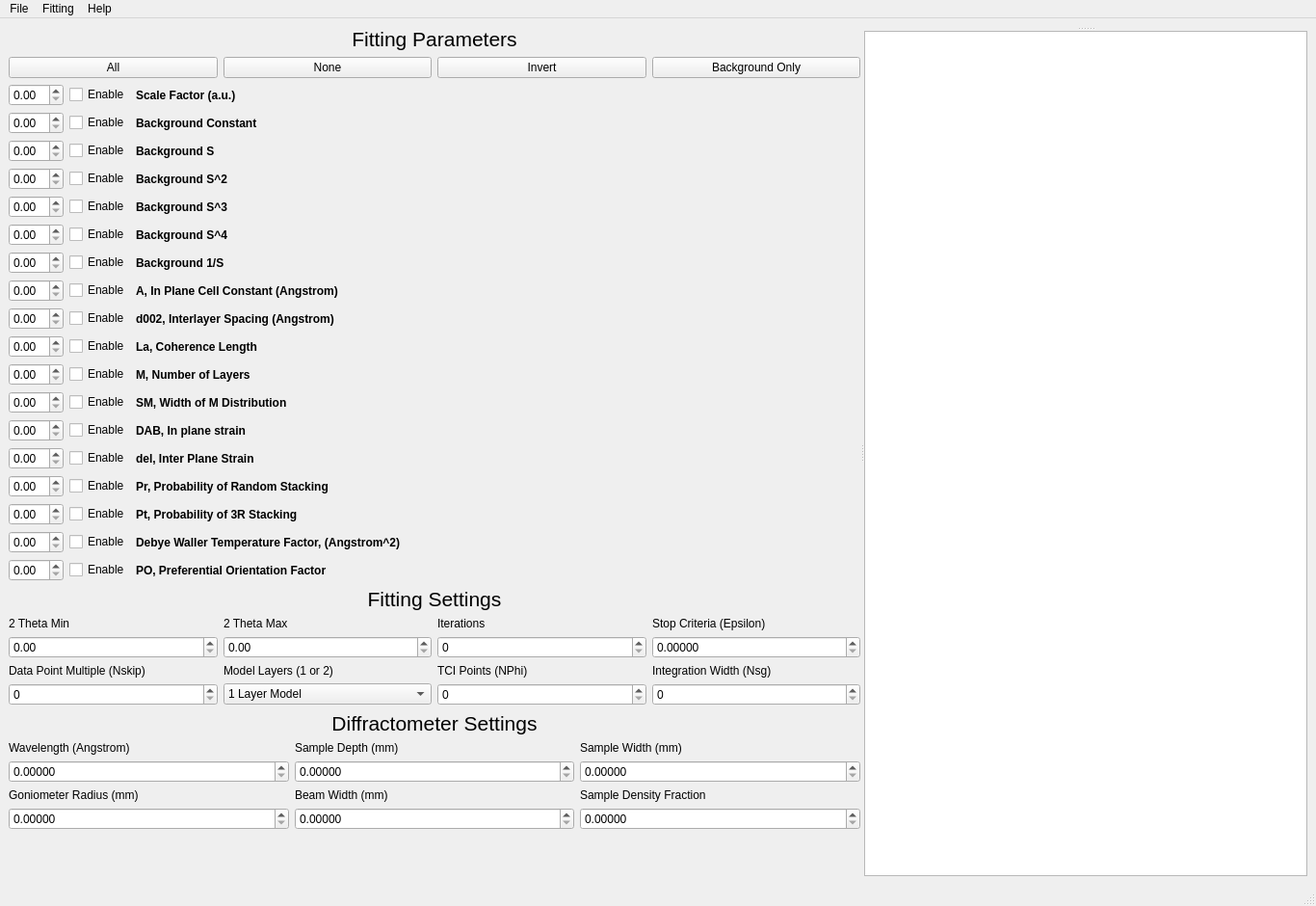
<?xml version="1.0" encoding="UTF-8"?>
<ui version="4.0">
 <class>MainWindow</class>
 <widget class="QMainWindow" name="MainWindow">
  <property name="geometry">
   <rect>
    <x>0</x>
    <y>0</y>
    <width>1366</width>
    <height>940</height>
   </rect>
  </property>
  <property name="sizePolicy">
   <sizepolicy hsizetype="Preferred" vsizetype="Preferred">
    <horstretch>0</horstretch>
    <verstretch>0</verstretch>
   </sizepolicy>
  </property>
  <property name="windowTitle">
   <string>MainWindow</string>
  </property>
  <widget class="QWidget" name="centralwidget">
   <layout class="QGridLayout" name="gridLayout">
    <item row="0" column="0">
     <widget class="QSplitter" name="splitter_2">
      <property name="sizePolicy">
       <sizepolicy hsizetype="MinimumExpanding" vsizetype="Preferred">
        <horstretch>0</horstretch>
        <verstretch>0</verstretch>
       </sizepolicy>
      </property>
      <property name="orientation">
       <enum>Qt::Horizontal</enum>
      </property>
      <property name="childrenCollapsible">
       <bool>false</bool>
      </property>
      <widget class="QWidget" name="layoutWidget">
       <layout class="QVBoxLayout" name="left_side">
        <item>
         <widget class="QLabel" name="label_fitting_params">
          <property name="font">
           <font>
            <pointsize>16</pointsize>
           </font>
          </property>
          <property name="text">
           <string>Fitting Parameters</string>
          </property>
          <property name="alignment">
           <set>Qt::AlignCenter</set>
          </property>
         </widget>
        </item>
        <item>
         <layout class="QHBoxLayout" name="parameter_select_buttons">
          <item>
           <widget class="QPushButton" name="enable_all_button">
            <property name="sizePolicy">
             <sizepolicy hsizetype="Preferred" vsizetype="Preferred">
              <horstretch>0</horstretch>
              <verstretch>0</verstretch>
             </sizepolicy>
            </property>
            <property name="toolTip">
             <string>Enable all parameters.</string>
            </property>
            <property name="text">
             <string>All</string>
            </property>
           </widget>
          </item>
          <item>
           <widget class="QPushButton" name="enable_none_button">
            <property name="sizePolicy">
             <sizepolicy hsizetype="Preferred" vsizetype="Preferred">
              <horstretch>0</horstretch>
              <verstretch>0</verstretch>
             </sizepolicy>
            </property>
            <property name="toolTip">
             <string>Disable all parameters.</string>
            </property>
            <property name="text">
             <string>None</string>
            </property>
           </widget>
          </item>
          <item>
           <widget class="QPushButton" name="enable_invert_button">
            <property name="sizePolicy">
             <sizepolicy hsizetype="Preferred" vsizetype="Preferred">
              <horstretch>0</horstretch>
              <verstretch>0</verstretch>
             </sizepolicy>
            </property>
            <property name="toolTip">
             <string>Invert currently enabled/disabled parameters.</string>
            </property>
            <property name="text">
             <string>Invert</string>
            </property>
           </widget>
          </item>
          <item>
           <widget class="QPushButton" name="enable_bg_button">
            <property name="toolTip">
             <string>Enable only background parameters</string>
            </property>
            <property name="text">
             <string>Background Only</string>
            </property>
           </widget>
          </item>
         </layout>
        </item>
        <item>
         <layout class="QGridLayout" name="fitting_parameters_list">
          <item row="12" column="0">
           <widget class="QDoubleSpinBox" name="param_09">
            <property name="sizePolicy">
             <sizepolicy hsizetype="Preferred" vsizetype="MinimumExpanding">
              <horstretch>0</horstretch>
              <verstretch>0</verstretch>
             </sizepolicy>
            </property>
            <property name="minimumSize">
             <size>
              <width>0</width>
              <height>20</height>
             </size>
            </property>
            <property name="toolTip">
             <string>&lt;i&gt;L&lt;sub&gt;a&lt;/sub&gt;&lt;/i&gt; - in-plane coherence length (Angstrom)</string>
            </property>
           </widget>
          </item>
          <item row="13" column="0">
           <widget class="QDoubleSpinBox" name="param_10">
            <property name="sizePolicy">
             <sizepolicy hsizetype="Preferred" vsizetype="MinimumExpanding">
              <horstretch>0</horstretch>
              <verstretch>0</verstretch>
             </sizepolicy>
            </property>
            <property name="minimumSize">
             <size>
              <width>0</width>
              <height>20</height>
             </size>
            </property>
            <property name="toolTip">
             <string>&lt;i&gt;M&lt;/i&gt; - Total number of layers.</string>
            </property>
           </widget>
          </item>
          <item row="19" column="0">
           <widget class="QDoubleSpinBox" name="param_16">
            <property name="sizePolicy">
             <sizepolicy hsizetype="Preferred" vsizetype="MinimumExpanding">
              <horstretch>0</horstretch>
              <verstretch>0</verstretch>
             </sizepolicy>
            </property>
            <property name="minimumSize">
             <size>
              <width>0</width>
              <height>20</height>
             </size>
            </property>
            <property name="toolTip">
             <string>Debye Waller Temperature Factor, (Angstrom^2)</string>
            </property>
           </widget>
          </item>
          <item row="14" column="0">
           <widget class="QDoubleSpinBox" name="param_11">
            <property name="sizePolicy">
             <sizepolicy hsizetype="Preferred" vsizetype="MinimumExpanding">
              <horstretch>0</horstretch>
              <verstretch>0</verstretch>
             </sizepolicy>
            </property>
            <property name="minimumSize">
             <size>
              <width>0</width>
              <height>20</height>
             </size>
            </property>
            <property name="toolTip">
             <string>&lt;i&gt;SM&lt;/i&gt; - Width of the M distribution</string>
            </property>
           </widget>
          </item>
          <item row="15" column="0">
           <widget class="QDoubleSpinBox" name="param_12">
            <property name="sizePolicy">
             <sizepolicy hsizetype="Preferred" vsizetype="MinimumExpanding">
              <horstretch>0</horstretch>
              <verstretch>0</verstretch>
             </sizepolicy>
            </property>
            <property name="minimumSize">
             <size>
              <width>0</width>
              <height>20</height>
             </size>
            </property>
            <property name="toolTip">
             <string>&lt;i&gt;D&lt;sub&gt;ab&lt;/sub&gt;&lt;/i&gt; - in-plane strain</string>
            </property>
           </widget>
          </item>
          <item row="5" column="2">
           <widget class="QCheckBox" name="param_enable_02">
            <property name="text">
             <string>Enable</string>
            </property>
           </widget>
          </item>
          <item row="6" column="2">
           <widget class="QCheckBox" name="param_enable_03">
            <property name="text">
             <string>Enable</string>
            </property>
           </widget>
          </item>
          <item row="8" column="0">
           <widget class="QDoubleSpinBox" name="param_05">
            <property name="sizePolicy">
             <sizepolicy hsizetype="Preferred" vsizetype="MinimumExpanding">
              <horstretch>0</horstretch>
              <verstretch>0</verstretch>
             </sizepolicy>
            </property>
            <property name="minimumSize">
             <size>
              <width>0</width>
              <height>20</height>
             </size>
            </property>
            <property name="toolTip">
             <string>Background S**4 factor (BG = Z + A*S + B*S^2 + C*S^3 + &lt;b&gt;D&lt;/b&gt;*S^4 + F/S)</string>
            </property>
           </widget>
          </item>
          <item row="9" column="0">
           <widget class="QDoubleSpinBox" name="param_06">
            <property name="sizePolicy">
             <sizepolicy hsizetype="Preferred" vsizetype="MinimumExpanding">
              <horstretch>0</horstretch>
              <verstretch>0</verstretch>
             </sizepolicy>
            </property>
            <property name="minimumSize">
             <size>
              <width>0</width>
              <height>20</height>
             </size>
            </property>
            <property name="toolTip">
             <string>Background inverse factor. (BG = Z + AS + BS^2 + CS^3 + D*S^4 + &lt;b&gt;F&lt;/b&gt;/S)</string>
            </property>
           </widget>
          </item>
          <item row="11" column="0">
           <widget class="QDoubleSpinBox" name="param_08">
            <property name="sizePolicy">
             <sizepolicy hsizetype="Preferred" vsizetype="MinimumExpanding">
              <horstretch>0</horstretch>
              <verstretch>0</verstretch>
             </sizepolicy>
            </property>
            <property name="minimumSize">
             <size>
              <width>0</width>
              <height>20</height>
             </size>
            </property>
            <property name="toolTip">
             <string>&lt;i&gt;d&lt;sub&gt;002&lt;/sub&gt;&lt;/i&gt; interlayer spacing (Angstrom)</string>
            </property>
           </widget>
          </item>
          <item row="15" column="2">
           <widget class="QCheckBox" name="param_enable_12">
            <property name="text">
             <string>Enable</string>
            </property>
           </widget>
          </item>
          <item row="18" column="4">
           <widget class="QLabel" name="param_label_15">
            <property name="minimumSize">
             <size>
              <width>0</width>
              <height>16</height>
             </size>
            </property>
            <property name="font">
             <font>
              <weight>75</weight>
              <bold>true</bold>
             </font>
            </property>
            <property name="text">
             <string>Pt, Probability of 3R Stacking</string>
            </property>
           </widget>
          </item>
          <item row="20" column="4">
           <widget class="QLabel" name="param_label_17">
            <property name="minimumSize">
             <size>
              <width>0</width>
              <height>16</height>
             </size>
            </property>
            <property name="font">
             <font>
              <weight>75</weight>
              <bold>true</bold>
             </font>
            </property>
            <property name="text">
             <string>PO, Preferential Orientation Factor</string>
            </property>
           </widget>
          </item>
          <item row="17" column="4">
           <widget class="QLabel" name="param_label_14">
            <property name="minimumSize">
             <size>
              <width>0</width>
              <height>16</height>
             </size>
            </property>
            <property name="font">
             <font>
              <weight>75</weight>
              <bold>true</bold>
             </font>
            </property>
            <property name="text">
             <string>Pr, Probability of Random Stacking</string>
            </property>
           </widget>
          </item>
          <item row="14" column="4">
           <widget class="QLabel" name="param_label_11">
            <property name="minimumSize">
             <size>
              <width>0</width>
              <height>16</height>
             </size>
            </property>
            <property name="font">
             <font>
              <weight>75</weight>
              <bold>true</bold>
             </font>
            </property>
            <property name="text">
             <string>SM, Width of M Distribution</string>
            </property>
           </widget>
          </item>
          <item row="12" column="4">
           <widget class="QLabel" name="param_label_09">
            <property name="minimumSize">
             <size>
              <width>0</width>
              <height>16</height>
             </size>
            </property>
            <property name="font">
             <font>
              <weight>75</weight>
              <bold>true</bold>
             </font>
            </property>
            <property name="text">
             <string>La, Coherence Length</string>
            </property>
           </widget>
          </item>
          <item row="6" column="4">
           <widget class="QLabel" name="param_label_03">
            <property name="minimumSize">
             <size>
              <width>0</width>
              <height>16</height>
             </size>
            </property>
            <property name="font">
             <font>
              <weight>75</weight>
              <bold>true</bold>
             </font>
            </property>
            <property name="text">
             <string>Background S^2</string>
            </property>
           </widget>
          </item>
          <item row="13" column="4">
           <widget class="QLabel" name="param_label_10">
            <property name="minimumSize">
             <size>
              <width>0</width>
              <height>16</height>
             </size>
            </property>
            <property name="font">
             <font>
              <weight>75</weight>
              <bold>true</bold>
             </font>
            </property>
            <property name="text">
             <string>M, Number of Layers</string>
            </property>
           </widget>
          </item>
          <item row="5" column="4">
           <widget class="QLabel" name="param_label_02">
            <property name="minimumSize">
             <size>
              <width>0</width>
              <height>16</height>
             </size>
            </property>
            <property name="font">
             <font>
              <weight>75</weight>
              <bold>true</bold>
             </font>
            </property>
            <property name="text">
             <string>Background S</string>
            </property>
           </widget>
          </item>
          <item row="4" column="4">
           <widget class="QLabel" name="param_label_01">
            <property name="minimumSize">
             <size>
              <width>0</width>
              <height>16</height>
             </size>
            </property>
            <property name="font">
             <font>
              <weight>75</weight>
              <bold>true</bold>
             </font>
            </property>
            <property name="text">
             <string>Background Constant</string>
            </property>
           </widget>
          </item>
          <item row="12" column="2">
           <widget class="QCheckBox" name="param_enable_09">
            <property name="text">
             <string>Enable</string>
            </property>
           </widget>
          </item>
          <item row="13" column="2">
           <widget class="QCheckBox" name="param_enable_10">
            <property name="text">
             <string>Enable</string>
            </property>
           </widget>
          </item>
          <item row="17" column="2">
           <widget class="QCheckBox" name="param_enable_14">
            <property name="text">
             <string>Enable</string>
            </property>
           </widget>
          </item>
          <item row="4" column="2">
           <widget class="QCheckBox" name="param_enable_01">
            <property name="text">
             <string>Enable</string>
            </property>
           </widget>
          </item>
          <item row="16" column="2">
           <widget class="QCheckBox" name="param_enable_13">
            <property name="text">
             <string>Enable</string>
            </property>
           </widget>
          </item>
          <item row="18" column="2">
           <widget class="QCheckBox" name="param_enable_15">
            <property name="text">
             <string>Enable</string>
            </property>
           </widget>
          </item>
          <item row="3" column="0">
           <widget class="QDoubleSpinBox" name="param_00">
            <property name="sizePolicy">
             <sizepolicy hsizetype="Preferred" vsizetype="MinimumExpanding">
              <horstretch>0</horstretch>
              <verstretch>0</verstretch>
             </sizepolicy>
            </property>
            <property name="minimumSize">
             <size>
              <width>0</width>
              <height>20</height>
             </size>
            </property>
            <property name="toolTip">
             <string>Multiplicative scaling factor for the diffraction pattern.</string>
            </property>
           </widget>
          </item>
          <item row="20" column="2">
           <widget class="QCheckBox" name="param_enable_17">
            <property name="text">
             <string>Enable</string>
            </property>
           </widget>
          </item>
          <item row="10" column="0">
           <widget class="QDoubleSpinBox" name="param_07">
            <property name="sizePolicy">
             <sizepolicy hsizetype="Preferred" vsizetype="MinimumExpanding">
              <horstretch>0</horstretch>
              <verstretch>0</verstretch>
             </sizepolicy>
            </property>
            <property name="minimumSize">
             <size>
              <width>0</width>
              <height>20</height>
             </size>
            </property>
            <property name="toolTip">
             <string>&lt;i&gt;a&lt;/i&gt; direction lattice constant.</string>
            </property>
           </widget>
          </item>
          <item row="16" column="0">
           <widget class="QDoubleSpinBox" name="param_13">
            <property name="sizePolicy">
             <sizepolicy hsizetype="Preferred" vsizetype="MinimumExpanding">
              <horstretch>0</horstretch>
              <verstretch>0</verstretch>
             </sizepolicy>
            </property>
            <property name="minimumSize">
             <size>
              <width>0</width>
              <height>20</height>
             </size>
            </property>
            <property name="toolTip">
             <string>&lt;i&gt;Del&lt;/i&gt; - inter plane strain per layer</string>
            </property>
           </widget>
          </item>
          <item row="17" column="0">
           <widget class="QDoubleSpinBox" name="param_14">
            <property name="sizePolicy">
             <sizepolicy hsizetype="Preferred" vsizetype="MinimumExpanding">
              <horstretch>0</horstretch>
              <verstretch>0</verstretch>
             </sizepolicy>
            </property>
            <property name="minimumSize">
             <size>
              <width>0</width>
              <height>20</height>
             </size>
            </property>
            <property name="toolTip">
             <string>&lt;i&gt;Pr&lt;/i&gt; - probability of random stacking per layer. Must be between 0 and 1.</string>
            </property>
           </widget>
          </item>
          <item row="20" column="0">
           <widget class="QDoubleSpinBox" name="param_17">
            <property name="sizePolicy">
             <sizepolicy hsizetype="Preferred" vsizetype="MinimumExpanding">
              <horstretch>0</horstretch>
              <verstretch>0</verstretch>
             </sizepolicy>
            </property>
            <property name="minimumSize">
             <size>
              <width>0</width>
              <height>20</height>
             </size>
            </property>
            <property name="toolTip">
             <string>&lt;i&gt;PO&lt;/i&gt; Preferential orientation factor</string>
            </property>
           </widget>
          </item>
          <item row="18" column="0">
           <widget class="QDoubleSpinBox" name="param_15">
            <property name="sizePolicy">
             <sizepolicy hsizetype="Preferred" vsizetype="MinimumExpanding">
              <horstretch>0</horstretch>
              <verstretch>0</verstretch>
             </sizepolicy>
            </property>
            <property name="minimumSize">
             <size>
              <width>0</width>
              <height>20</height>
             </size>
            </property>
            <property name="toolTip">
             <string>&lt;i&gt;g&lt;/i&gt; - Fraction of low strain carbon in 1 layer model. OR &lt;i&gt;Pt&lt;/i&gt; - probability of 3R stacking in 2 layer model. Must be between 0 and 1.</string>
            </property>
           </widget>
          </item>
          <item row="9" column="4">
           <widget class="QLabel" name="param_label_06">
            <property name="minimumSize">
             <size>
              <width>0</width>
              <height>16</height>
             </size>
            </property>
            <property name="font">
             <font>
              <weight>75</weight>
              <bold>true</bold>
             </font>
            </property>
            <property name="text">
             <string>Background 1/S</string>
            </property>
           </widget>
          </item>
          <item row="8" column="4">
           <widget class="QLabel" name="param_label_05">
            <property name="minimumSize">
             <size>
              <width>0</width>
              <height>16</height>
             </size>
            </property>
            <property name="font">
             <font>
              <weight>75</weight>
              <bold>true</bold>
             </font>
            </property>
            <property name="text">
             <string>Background S^4</string>
            </property>
           </widget>
          </item>
          <item row="7" column="4">
           <widget class="QLabel" name="param_label_04">
            <property name="minimumSize">
             <size>
              <width>0</width>
              <height>16</height>
             </size>
            </property>
            <property name="font">
             <font>
              <weight>75</weight>
              <bold>true</bold>
             </font>
            </property>
            <property name="text">
             <string>Background S^3</string>
            </property>
           </widget>
          </item>
          <item row="11" column="4">
           <widget class="QLabel" name="param_label_08">
            <property name="minimumSize">
             <size>
              <width>0</width>
              <height>16</height>
             </size>
            </property>
            <property name="font">
             <font>
              <weight>75</weight>
              <bold>true</bold>
             </font>
            </property>
            <property name="text">
             <string>d002, Interlayer Spacing (Angstrom)</string>
            </property>
           </widget>
          </item>
          <item row="15" column="4">
           <widget class="QLabel" name="param_label_12">
            <property name="minimumSize">
             <size>
              <width>0</width>
              <height>16</height>
             </size>
            </property>
            <property name="font">
             <font>
              <weight>75</weight>
              <bold>true</bold>
             </font>
            </property>
            <property name="text">
             <string>DAB, In plane strain</string>
            </property>
           </widget>
          </item>
          <item row="10" column="4">
           <widget class="QLabel" name="param_label_07">
            <property name="minimumSize">
             <size>
              <width>0</width>
              <height>16</height>
             </size>
            </property>
            <property name="font">
             <font>
              <weight>75</weight>
              <bold>true</bold>
             </font>
            </property>
            <property name="text">
             <string>A, In Plane Cell Constant (Angstrom)</string>
            </property>
           </widget>
          </item>
          <item row="19" column="4">
           <widget class="QLabel" name="param_label_16">
            <property name="minimumSize">
             <size>
              <width>0</width>
              <height>16</height>
             </size>
            </property>
            <property name="font">
             <font>
              <weight>75</weight>
              <bold>true</bold>
             </font>
            </property>
            <property name="text">
             <string>Debye Waller Temperature Factor, (Angstrom^2)</string>
            </property>
           </widget>
          </item>
          <item row="16" column="4">
           <widget class="QLabel" name="param_label_13">
            <property name="minimumSize">
             <size>
              <width>0</width>
              <height>16</height>
             </size>
            </property>
            <property name="font">
             <font>
              <weight>75</weight>
              <bold>true</bold>
             </font>
            </property>
            <property name="text">
             <string>del, Inter Plane Strain</string>
            </property>
           </widget>
          </item>
          <item row="3" column="4">
           <widget class="QLabel" name="param_label_00">
            <property name="sizePolicy">
             <sizepolicy hsizetype="MinimumExpanding" vsizetype="Preferred">
              <horstretch>0</horstretch>
              <verstretch>0</verstretch>
             </sizepolicy>
            </property>
            <property name="minimumSize">
             <size>
              <width>0</width>
              <height>16</height>
             </size>
            </property>
            <property name="font">
             <font>
              <weight>75</weight>
              <bold>true</bold>
             </font>
            </property>
            <property name="text">
             <string>Scale Factor (a.u.)</string>
            </property>
           </widget>
          </item>
          <item row="5" column="0">
           <widget class="QDoubleSpinBox" name="param_02">
            <property name="sizePolicy">
             <sizepolicy hsizetype="Preferred" vsizetype="MinimumExpanding">
              <horstretch>0</horstretch>
              <verstretch>0</verstretch>
             </sizepolicy>
            </property>
            <property name="minimumSize">
             <size>
              <width>0</width>
              <height>20</height>
             </size>
            </property>
            <property name="toolTip">
             <string>Background linear factor. (BG = Z + &lt;b&gt;A&lt;/b&gt;*S + B*S^2 + C*S^3 + D*S^4 + F/S)</string>
            </property>
           </widget>
          </item>
          <item row="6" column="0">
           <widget class="QDoubleSpinBox" name="param_03">
            <property name="sizePolicy">
             <sizepolicy hsizetype="Preferred" vsizetype="MinimumExpanding">
              <horstretch>0</horstretch>
              <verstretch>0</verstretch>
             </sizepolicy>
            </property>
            <property name="minimumSize">
             <size>
              <width>0</width>
              <height>20</height>
             </size>
            </property>
            <property name="toolTip">
             <string>Background quadratic factor. (BG = Z + A*S + &lt;b&gt;B&lt;/b&gt;*S^2 + C*S^3 + D*S^4 + F/S)</string>
            </property>
           </widget>
          </item>
          <item row="7" column="0">
           <widget class="QDoubleSpinBox" name="param_04">
            <property name="sizePolicy">
             <sizepolicy hsizetype="Preferred" vsizetype="MinimumExpanding">
              <horstretch>0</horstretch>
              <verstretch>0</verstretch>
             </sizepolicy>
            </property>
            <property name="minimumSize">
             <size>
              <width>0</width>
              <height>20</height>
             </size>
            </property>
            <property name="toolTip">
             <string>Background cubic factor. (BG = Z + A*S + B*S^2 + &lt;b&gt;C&lt;/b&gt;*S^3 + D*S^4 + F/S)</string>
            </property>
           </widget>
          </item>
          <item row="11" column="2">
           <widget class="QCheckBox" name="param_enable_08">
            <property name="text">
             <string>Enable</string>
            </property>
           </widget>
          </item>
          <item row="3" column="2">
           <widget class="QCheckBox" name="param_enable_00">
            <property name="text">
             <string>Enable</string>
            </property>
           </widget>
          </item>
          <item row="19" column="2">
           <widget class="QCheckBox" name="param_enable_16">
            <property name="text">
             <string>Enable</string>
            </property>
           </widget>
          </item>
          <item row="4" column="0">
           <widget class="QDoubleSpinBox" name="param_01">
            <property name="sizePolicy">
             <sizepolicy hsizetype="Preferred" vsizetype="MinimumExpanding">
              <horstretch>0</horstretch>
              <verstretch>0</verstretch>
             </sizepolicy>
            </property>
            <property name="minimumSize">
             <size>
              <width>0</width>
              <height>20</height>
             </size>
            </property>
            <property name="toolTip">
             <string>Background constant factor. (BG = &lt;b&gt;Z&lt;/b&gt; + A*S + B*S^2 + C*S^3 + D*S^4 + F/S)</string>
            </property>
           </widget>
          </item>
          <item row="14" column="2">
           <widget class="QCheckBox" name="param_enable_11">
            <property name="text">
             <string>Enable</string>
            </property>
           </widget>
          </item>
          <item row="7" column="2">
           <widget class="QCheckBox" name="param_enable_04">
            <property name="text">
             <string>Enable</string>
            </property>
           </widget>
          </item>
          <item row="9" column="2">
           <widget class="QCheckBox" name="param_enable_06">
            <property name="text">
             <string>Enable</string>
            </property>
           </widget>
          </item>
          <item row="10" column="2">
           <widget class="QCheckBox" name="param_enable_07">
            <property name="text">
             <string>Enable</string>
            </property>
           </widget>
          </item>
          <item row="8" column="2">
           <widget class="QCheckBox" name="param_enable_05">
            <property name="text">
             <string>Enable</string>
            </property>
           </widget>
          </item>
         </layout>
        </item>
        <item>
         <widget class="QLabel" name="label_fitting_settings">
          <property name="sizePolicy">
           <sizepolicy hsizetype="Minimum" vsizetype="Preferred">
            <horstretch>0</horstretch>
            <verstretch>0</verstretch>
           </sizepolicy>
          </property>
          <property name="font">
           <font>
            <pointsize>16</pointsize>
            <weight>50</weight>
            <bold>false</bold>
           </font>
          </property>
          <property name="text">
           <string>Fitting Settings</string>
          </property>
          <property name="alignment">
           <set>Qt::AlignCenter</set>
          </property>
         </widget>
        </item>
        <item>
         <layout class="QGridLayout" name="fitting_settings_list">
          <item row="2" column="0">
           <widget class="QLabel" name="label_5">
            <property name="text">
             <string>Data Point Multiple (Nskip)</string>
            </property>
           </widget>
          </item>
          <item row="1" column="0">
           <widget class="QDoubleSpinBox" name="theta_min_value">
            <property name="toolTip">
             <string>Start refinement angle.</string>
            </property>
            <property name="maximum">
             <double>180.000000000000000</double>
            </property>
            <property name="singleStep">
             <double>0.100000000000000</double>
            </property>
           </widget>
          </item>
          <item row="1" column="3">
           <widget class="QDoubleSpinBox" name="epsilon">
            <property name="toolTip">
             <string>Smallest Chi^2 change before stopping.</string>
            </property>
            <property name="decimals">
             <number>5</number>
            </property>
           </widget>
          </item>
          <item row="1" column="2">
           <widget class="QSpinBox" name="iterations">
            <property name="toolTip">
             <string>Maximum number of iterations.</string>
            </property>
            <property name="maximum">
             <number>9999</number>
            </property>
           </widget>
          </item>
          <item row="0" column="0">
           <widget class="QLabel" name="theta_min_label">
            <property name="text">
             <string>2 Theta Min</string>
            </property>
           </widget>
          </item>
          <item row="2" column="3">
           <widget class="QLabel" name="label_8">
            <property name="text">
             <string>Integration Width (Nsg)</string>
            </property>
           </widget>
          </item>
          <item row="0" column="3">
           <widget class="QLabel" name="label_4">
            <property name="text">
             <string>Stop Criteria (Epsilon)</string>
            </property>
           </widget>
          </item>
          <item row="3" column="1">
           <widget class="QComboBox" name="number_layers">
            <property name="toolTip">
             <string>1 or 2 layer model - 1 layer for disordered, 2 layers for graphitic.</string>
            </property>
            <item>
             <property name="text">
              <string>1 Layer Model</string>
             </property>
            </item>
            <item>
             <property name="text">
              <string>2 Layer Model</string>
             </property>
            </item>
           </widget>
          </item>
          <item row="0" column="1">
           <widget class="QLabel" name="theta_max_label">
            <property name="text">
             <string>2 Theta Max</string>
            </property>
           </widget>
          </item>
          <item row="3" column="0">
           <widget class="QSpinBox" name="nskip">
            <property name="toolTip">
             <string>Use every n-th point for calculation.</string>
            </property>
           </widget>
          </item>
          <item row="2" column="1">
           <widget class="QLabel" name="label_6">
            <property name="text">
             <string>Model Layers (1 or 2)</string>
            </property>
           </widget>
          </item>
          <item row="1" column="1">
           <widget class="QDoubleSpinBox" name="theta_max_value">
            <property name="toolTip">
             <string>End refinement angle.</string>
            </property>
            <property name="maximum">
             <double>180.000000000000000</double>
            </property>
            <property name="singleStep">
             <double>0.100000000000000</double>
            </property>
           </widget>
          </item>
          <item row="0" column="2">
           <widget class="QLabel" name="label_3">
            <property name="text">
             <string>Iterations</string>
            </property>
           </widget>
          </item>
          <item row="3" column="3">
           <widget class="QSpinBox" name="n_sg">
            <property name="toolTip">
             <string>Number of half-widths of Bragg rods to calculate tangent cylinder integral with. Recommended: &gt; 3</string>
            </property>
           </widget>
          </item>
          <item row="3" column="2">
           <widget class="QSpinBox" name="n_phi">
            <property name="toolTip">
             <string>Number of points to include in the tangent cylinder integral.</string>
            </property>
           </widget>
          </item>
          <item row="2" column="2">
           <widget class="QLabel" name="label_7">
            <property name="text">
             <string>TCI Points (NPhi)</string>
            </property>
           </widget>
          </item>
         </layout>
        </item>
        <item>
         <widget class="QLabel" name="label_diffractometer_settings">
          <property name="font">
           <font>
            <pointsize>16</pointsize>
           </font>
          </property>
          <property name="text">
           <string>Diffractometer Settings</string>
          </property>
          <property name="alignment">
           <set>Qt::AlignCenter</set>
          </property>
         </widget>
        </item>
        <item>
         <layout class="QGridLayout" name="diffractometer_settings_list">
          <item row="0" column="1">
           <widget class="QLabel" name="sample_depth_label">
            <property name="text">
             <string>Sample Depth (mm)</string>
            </property>
           </widget>
          </item>
          <item row="2" column="2">
           <widget class="QLabel" name="sample_density_label">
            <property name="text">
             <string>Sample Density Fraction</string>
            </property>
           </widget>
          </item>
          <item row="0" column="0">
           <widget class="QLabel" name="wavelength_label">
            <property name="text">
             <string>Wavelength (Angstrom)</string>
            </property>
           </widget>
          </item>
          <item row="0" column="2">
           <widget class="QLabel" name="sample_width_label">
            <property name="text">
             <string>Sample Width (mm)</string>
            </property>
           </widget>
          </item>
          <item row="2" column="1">
           <widget class="QLabel" name="beam_width_label">
            <property name="text">
             <string>Beam Width (mm)</string>
            </property>
           </widget>
          </item>
          <item row="1" column="1">
           <widget class="QDoubleSpinBox" name="sample_depth">
            <property name="decimals">
             <number>5</number>
            </property>
            <property name="maximum">
             <double>9999.000000000000000</double>
            </property>
           </widget>
          </item>
          <item row="1" column="0">
           <widget class="QDoubleSpinBox" name="wavelength">
            <property name="decimals">
             <number>5</number>
            </property>
            <property name="maximum">
             <double>9999.000000000000000</double>
            </property>
           </widget>
          </item>
          <item row="2" column="0">
           <widget class="QLabel" name="goniometer_radius_label">
            <property name="text">
             <string>Goniometer Radius (mm)</string>
            </property>
           </widget>
          </item>
          <item row="3" column="1">
           <widget class="QDoubleSpinBox" name="beam_width">
            <property name="decimals">
             <number>5</number>
            </property>
            <property name="maximum">
             <double>9999.000000000000000</double>
            </property>
           </widget>
          </item>
          <item row="1" column="2">
           <widget class="QDoubleSpinBox" name="sample_width">
            <property name="decimals">
             <number>5</number>
            </property>
            <property name="maximum">
             <double>9999.000000000000000</double>
            </property>
           </widget>
          </item>
          <item row="3" column="0">
           <widget class="QDoubleSpinBox" name="goniometer_radius">
            <property name="decimals">
             <number>5</number>
            </property>
            <property name="maximum">
             <double>9999.000000000000000</double>
            </property>
           </widget>
          </item>
          <item row="3" column="2">
           <widget class="QDoubleSpinBox" name="sample_density">
            <property name="decimals">
             <number>5</number>
            </property>
            <property name="maximum">
             <double>9999.000000000000000</double>
            </property>
            <property name="singleStep">
             <double>0.010000000000000</double>
            </property>
           </widget>
          </item>
         </layout>
        </item>
        <item>
         <spacer name="verticalSpacer">
          <property name="orientation">
           <enum>Qt::Vertical</enum>
          </property>
          <property name="sizeHint" stdset="0">
           <size>
            <width>20</width>
            <height>40</height>
           </size>
          </property>
         </spacer>
        </item>
       </layout>
      </widget>
      <widget class="QSplitter" name="splitter">
       <property name="sizePolicy">
        <sizepolicy hsizetype="Expanding" vsizetype="Expanding">
         <horstretch>0</horstretch>
         <verstretch>0</verstretch>
        </sizepolicy>
       </property>
       <property name="orientation">
        <enum>Qt::Vertical</enum>
       </property>
       <property name="childrenCollapsible">
        <bool>false</bool>
       </property>
       <widget class="QWidget" name="layoutWidget">
        <layout class="QVBoxLayout" name="mplvl"/>
       </widget>
       <widget class="QTextBrowser" name="console">
        <property name="sizePolicy">
         <sizepolicy hsizetype="Expanding" vsizetype="Minimum">
          <horstretch>2</horstretch>
          <verstretch>0</verstretch>
         </sizepolicy>
        </property>
        <property name="toolTip">
         <string>Enable only background parameters.</string>
        </property>
       </widget>
      </widget>
     </widget>
    </item>
   </layout>
  </widget>
  <widget class="QMenuBar" name="menubar">
   <property name="geometry">
    <rect>
     <x>0</x>
     <y>0</y>
     <width>1366</width>
     <height>21</height>
    </rect>
   </property>
   <property name="nativeMenuBar">
    <bool>false</bool>
   </property>
   <widget class="QMenu" name="menu_file">
    <property name="title">
     <string>File</string>
    </property>
    <widget class="QMenu" name="menu_category_import">
     <property name="title">
      <string>Import</string>
     </property>
     <addaction name="menu_import_carboninp"/>
     <addaction name="menu_import_fittingparams"/>
     <addaction name="menu_import_fittingsettings"/>
     <addaction name="menu_import_diffsettings"/>
    </widget>
    <widget class="QMenu" name="menuExport">
     <property name="title">
      <string>Export</string>
     </property>
     <addaction name="menu_export_carboninp"/>
     <addaction name="menu_export_fittingparams"/>
     <addaction name="menu_export_fittingsettings"/>
     <addaction name="menu_export_diffsettings"/>
    </widget>
    <addaction name="menu_open_xrd_pattern"/>
    <addaction name="menu_category_import"/>
    <addaction name="menuExport"/>
    <addaction name="menu_exit"/>
   </widget>
   <widget class="QMenu" name="menuFitting">
    <property name="title">
     <string>Fitting</string>
    </property>
    <addaction name="menu_calculate_pattern"/>
    <addaction name="menu_start_fit"/>
    <addaction name="menu_abort_fit"/>
   </widget>
   <widget class="QMenu" name="menuHelp">
    <property name="title">
     <string>Help</string>
    </property>
    <addaction name="menu_tutorial"/>
    <addaction name="menu_bugreport"/>
    <addaction name="menu_about"/>
   </widget>
   <addaction name="menu_file"/>
   <addaction name="menuFitting"/>
   <addaction name="menuHelp"/>
  </widget>
  <widget class="QStatusBar" name="statusbar"/>
  <action name="menu_open_xrd_pattern">
   <property name="text">
    <string>Open XRD Pattern</string>
   </property>
  </action>
  <action name="menu_import_carboninp">
   <property name="text">
    <string>From carbon.inp</string>
   </property>
  </action>
  <action name="menu_import_diffsettings">
   <property name="text">
    <string>Diffractometer Settings</string>
   </property>
  </action>
  <action name="menu_import_fittingparams">
   <property name="text">
    <string>Fitting Parameters</string>
   </property>
  </action>
  <action name="menu_import_fittingsettings">
   <property name="text">
    <string>Fitting Settings</string>
   </property>
  </action>
  <action name="menu_export_carboninp">
   <property name="text">
    <string>To carbon.inp</string>
   </property>
  </action>
  <action name="menu_export_diffsettings">
   <property name="text">
    <string>Diffractometer Settings</string>
   </property>
  </action>
  <action name="menu_export_fittingparams">
   <property name="text">
    <string>Fitting Parameters</string>
   </property>
  </action>
  <action name="menu_export_fittingsettings">
   <property name="text">
    <string>Fitting Settings</string>
   </property>
  </action>
  <action name="menu_calculate_pattern">
   <property name="text">
    <string>Calculate Pattern</string>
   </property>
  </action>
  <action name="menu_start_fit">
   <property name="text">
    <string>Start Fitting</string>
   </property>
  </action>
  <action name="menu_abort_fit">
   <property name="text">
    <string>Abort Fit</string>
   </property>
  </action>
  <action name="menu_tutorial">
   <property name="text">
    <string>Documentation</string>
   </property>
  </action>
  <action name="menu_bugreport">
   <property name="text">
    <string>Report a Bug</string>
   </property>
  </action>
  <action name="menu_about">
   <property name="text">
    <string>About</string>
   </property>
  </action>
  <action name="menu_exit">
   <property name="text">
    <string>Exit</string>
   </property>
  </action>
 </widget>
 <tabstops>
  <tabstop>enable_all_button</tabstop>
  <tabstop>enable_none_button</tabstop>
  <tabstop>enable_invert_button</tabstop>
  <tabstop>enable_bg_button</tabstop>
  <tabstop>param_00</tabstop>
  <tabstop>param_enable_00</tabstop>
  <tabstop>param_01</tabstop>
  <tabstop>param_enable_01</tabstop>
  <tabstop>param_02</tabstop>
  <tabstop>param_enable_02</tabstop>
  <tabstop>param_03</tabstop>
  <tabstop>param_enable_03</tabstop>
  <tabstop>param_04</tabstop>
  <tabstop>param_enable_04</tabstop>
  <tabstop>param_05</tabstop>
  <tabstop>param_enable_05</tabstop>
  <tabstop>param_06</tabstop>
  <tabstop>param_enable_06</tabstop>
  <tabstop>param_07</tabstop>
  <tabstop>param_enable_07</tabstop>
  <tabstop>param_08</tabstop>
  <tabstop>param_enable_08</tabstop>
  <tabstop>param_09</tabstop>
  <tabstop>param_enable_09</tabstop>
  <tabstop>param_10</tabstop>
  <tabstop>param_enable_10</tabstop>
  <tabstop>param_11</tabstop>
  <tabstop>param_enable_11</tabstop>
  <tabstop>param_12</tabstop>
  <tabstop>param_enable_12</tabstop>
  <tabstop>param_13</tabstop>
  <tabstop>param_enable_13</tabstop>
  <tabstop>param_14</tabstop>
  <tabstop>param_enable_14</tabstop>
  <tabstop>param_15</tabstop>
  <tabstop>param_enable_15</tabstop>
  <tabstop>param_16</tabstop>
  <tabstop>param_enable_16</tabstop>
  <tabstop>param_17</tabstop>
  <tabstop>param_enable_17</tabstop>
  <tabstop>theta_min_value</tabstop>
  <tabstop>theta_max_value</tabstop>
  <tabstop>iterations</tabstop>
  <tabstop>epsilon</tabstop>
  <tabstop>nskip</tabstop>
  <tabstop>number_layers</tabstop>
  <tabstop>n_phi</tabstop>
  <tabstop>n_sg</tabstop>
  <tabstop>wavelength</tabstop>
  <tabstop>sample_depth</tabstop>
  <tabstop>sample_width</tabstop>
  <tabstop>goniometer_radius</tabstop>
  <tabstop>beam_width</tabstop>
  <tabstop>sample_density</tabstop>
  <tabstop>console</tabstop>
 </tabstops>
 <resources/>
 <connections/>
</ui>
